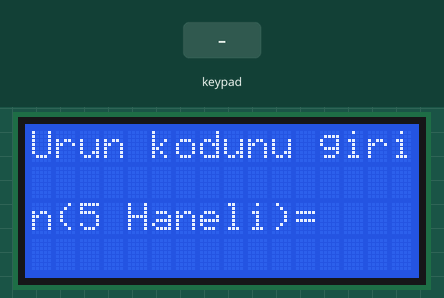
A sketch run on a simulated Arduino Uno, built with avr-gcc and run on an emulated ATmega328P. Parts: 16×4 character LCD. The test bench sets the inputs (shaded band). What the sketch prints to the serial monitor is not drawn.

Above: at 2.2 s.
2.3 s: keypad keys 8 7 6 # pressed 0.4 s apart
At 4.6 s:
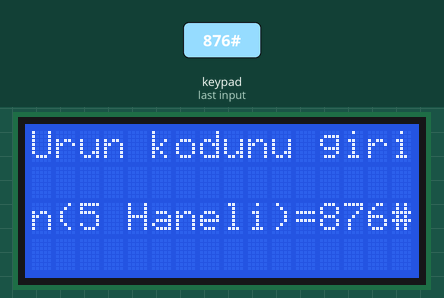
5.4 s: keypad keys 5 4 3 2 * pressed 0.4 s apart
At 8.4 s:
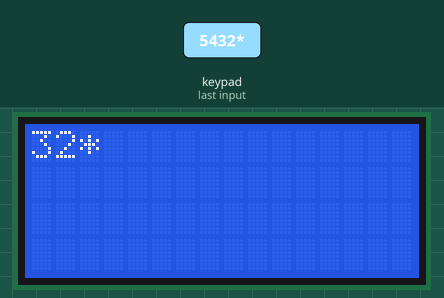
8.9 s: key '*' pressed
10.4 s: key '#' pressed
At 11.1 s:
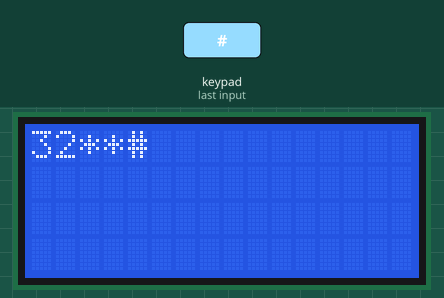
11.9 s: keypad keys 1 3 9 7 # pressed 0.4 s apart
At 14.8 s:
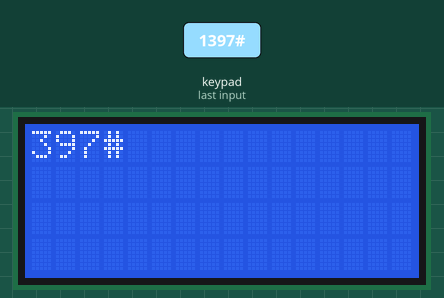
15.4 s: key '*' pressed
Timing chart, 0 to 17.9 s (numbered marks = the images above; inputs shaded):
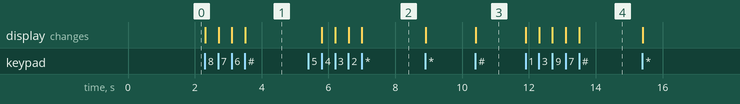

The sketch:

ArduinoSoftware.ino
```cpp
#include <Wire.h>
#include <LiquidCrystal.h>
#include "Keypad.h"

LiquidCrystal lcd(12, 11, 5, 4, 3, 2);

const byte rows = 4;
const byte cols = 3;
char keys[rows][cols] = {{'1', '2', '3'} , {'4', '5', '6'} ,
                         {'7', '8', '9'} , {'*', '0', '#'}};
byte row_pins[rows] = {5, 4, 3, 2};
byte col_pins[cols] = {8, 7, 6};
int count = 0;

Keypad keypad = Keypad(makeKeymap(keys), row_pins, col_pins, rows, cols);

void setup()
{
  Serial.begin(9600);

  lcd.begin(16, 4);
  lcd.print("Urun kodunu girin(5 Haneli)=");
  delay(1000);
}

void loop()
{
  char key = keypad.getKey();
  if (key != NO_KEY) {
    lcd.print(key);
    Serial.println(key);
    count++;

    if (count == 6) {
      lcd.clear();
      count=0;
    }
  }
}
```

Measured:
- after the input at 2.3 s, the display: first changes at once (image 1 shows a later state)
- after the input at 5.4 s, the display: first changes after 0.40 s (image 2 shows a later state)
- after the input at 10.4 s, the display: changes at once (image 3)
- after the input at 11.9 s, the display: first changes at once (image 4 shows a later state)
